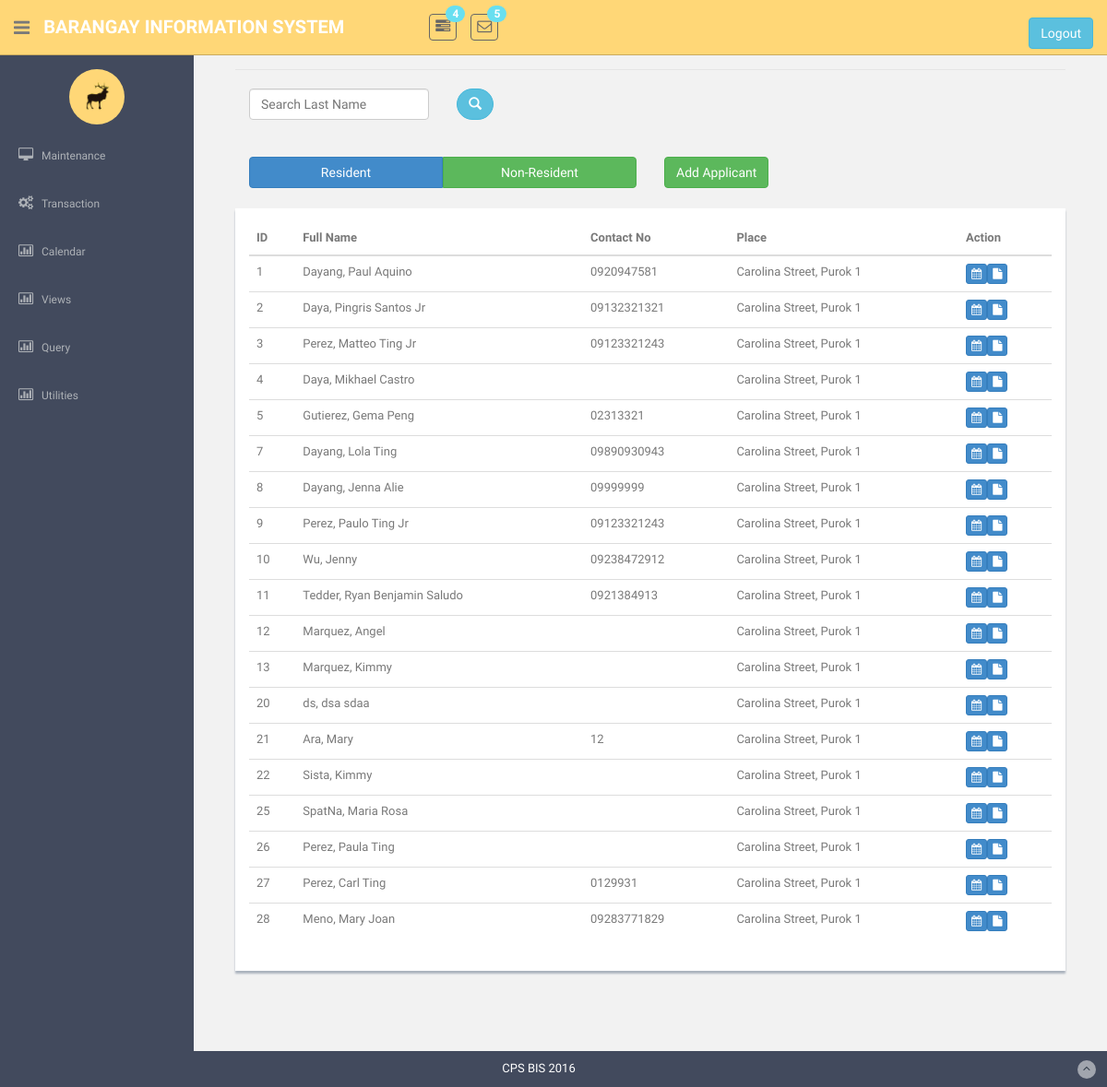
/validitycheck.php, run on an earlier commit of the app's database.
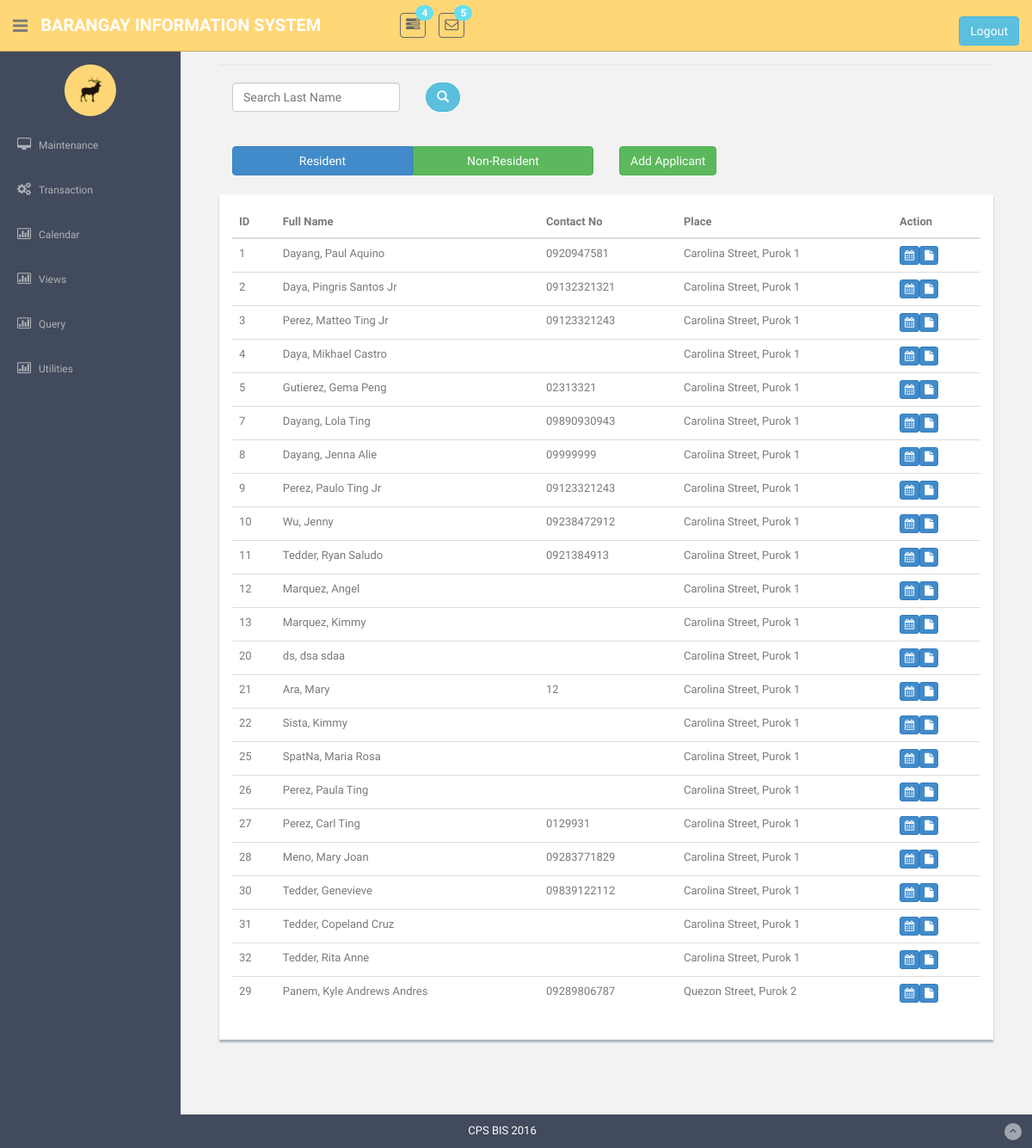
And on a later commit of the database.
### tables this page shows
CREATE TABLE `tblhousemember` (
  `intMemberNo` int(11) NOT NULL,
  `strFirstName` varchar(100) NOT NULL,
  `strMiddleName` varchar(100) DEFAULT NULL,
  `strLastName` varchar(100) NOT NULL,
  `strNameExtension` varchar(50) DEFAULT NULL,
  `charGender` char(1) NOT NULL,
  `dtBirthdate` date NOT NULL,
  `strContactNo` varchar(11) DEFAULT NULL,
  `strOccupation` varchar(50) DEFAULT NULL,
  `strSSSNo` varchar(9) DEFAULT NULL,
  `strTINNo` varchar(50) DEFAULT NULL,
  `strVotersId` varchar(25) NOT NULL,
  `intForeignHouseholdNo` int(11) NOT NULL,
  `strCivilStatus` varchar(20) NOT NULL,
  `strStatus` varchar(10) NOT NULL,
  `strLifeStatus` varchar(10) NOT NULL,
  `charLiterate` char(1) NOT NULL,
  `charDisable` char(1) NOT NULL,
  `dtEntered` date NOT NULL
);

### ValidityCheck.php (the view, shortened to what this page needs)
<!DOCTYPE html>
    <?php require('header.php');?>
    <?php require('sidebar.php');?>
      <section id="main-content">
        <section class="wrapper site-min-height">
    <div id="wrapper">
        <div id="page-content-wrapper">
            <div class="container-fluid">
                <div class="row">
                    <div class="col-lg-12">
							<div class = "bodybody">
								<div class="panel-body">
		<legend ><font face = "cambria" size = 10 color = "grey"> </font></legend>
		<div class="form-group">
			<div class="col-sm-3">
				<input id="searchr" name="search" class="form-control input-group-lg reg_name" type="text"  title="generated brgyId" value= "" placeholder="Search Last Name">
			</div>
			<div class="col-sm-2">
				<button class="btn btn-info btn-round btn-s  " id = "searchst" name = "btnSearch" value = 4 onclick = "search(this.value)"><i class = "glyphicon glyphicon-search "></i></button>
			</div>
		</div><br><br><br><br>
		<div class="col-sm-6">
		<div class="btn-group btn-group-justified" role="group" aria-label="...">
			<div class="btn-group" role="group">
				<button class="btn btn-primary" id = "searcht" name = "btnSearch" value = 1 onclick = "select(this.value)">Resident</button>
			</div>
			<div class="btn-group" role="group">
				<button class="btn btn-success" id = "searcht" name = "btnSearch" value = 2 onclick = "select(this.value)">Non-Resident</button>
			</div>
		</div>
		</div>
		<div class="col-sm-2">
			<a href="RegisterApplicant.php"><input type="button" class="btn btn-outline btn-success" name = "btnAdd" id = "btnAdd" href="RegisterApplicant.php" value="Add Applicant"></a>
		</div><br><br><br>
		<?php
		$statement = "SELECT a.`intMemberNo`, CONCAT(a.`strLastName`, ', ', a.`strFirstName`, ' ', a.`strMiddleName`, ' ', a.`strNameExtension`) AS 'Name', a.`strContactNo`, CONCAT(s.`strStreetName`, ', ', s.`strPurok`) AS 'Place' FROM tblhousemember a INNER JOIN tblhousehold h ON h.intHouseholdNo = a.intForeignHouseholdNo INNER JOIN tblstreet s ON s.intStreetId = h.intForeignStreetId";
		?>
<form method="POST">
		<center>
		<div class = "showback" id = "tablestreet">
			<table class="table table-hover" style="height: 40%; overflow: scroll; "'>
				<thead><tr>
					<th>ID</th>
					<th>Full Name</th>
					<th>Contact No</th>
					<th>Place</th>
					<th>Action</th>
				</tr></thead>
			<tbody>
			<?php
			$query = mysqli_query($con,$statement);
			while($row = mysqli_fetch_array($query)){ ?>
				<tr><td onmouseover='highlightCells(this.parentNode)' onmouseout='unhighlightCells(this.parentNode)' ><?php echo $row[0]; ?></td>
				<td onmouseover='highlightCells(this.parentNode)' onmouseout='unhighlightCells(this.parentNode)'><?php echo $row[1]; ?></td>
				<td onmouseover='highlightCells(this.parentNode)' onmouseout='unhighlightCells(this.parentNode)' ><?php echo $row[2]; ?></td>
				<td onmouseover='highlightCells(this.parentNode)' onmouseout='unhighlightCells(this.parentNode)' ><?php echo $row[3]; ?></td>
				<?php
				if(strstr($row[0], 'app')){
						echo"<td onmouseover='highlightCells(this.parentNode)' onmouseout='unhighlightCells(this.parentNode)'><button type = 'submit' name='btnProceed' value = '$row[0]' class='btn btn-success btn-xs'><i class='fa fa-calendar'></i></button><button type = 'submit' name='btnDocument' value = '$row[0]' class='btn btn-success btn-xs'><i class='fa fa-file'></i></button></td>";
					}
				else{
						echo"<td onmouseover='highlightCells(this.parentNode)' onmouseout='unhighlightCells(this.parentNode)'><button type = 'submit' name='btnProceed' value = '$row[0]' class='btn btn-primary btn-xs'><i class='fa fa-calendar'></i></button><button type = 'submit' name='btnDocument' value = '$row[0]' class='btn btn-primary btn-xs'><i class='fa fa-file'></i></button></td>";
					}
			}?>
			</tbody>
			</table>
		</div></center><br><br>
	</form>
								</div>
							</div>
						</div>
					</div>
				</div>
			</div>
		</div>
		</section><! --/wrapper -->
      </section>
<?php require("footer.php");?>

### header.php (shortened to what this page needs)
<html lang="en">
  <head>
    <link href="assets/css/bootstrap.css" rel="stylesheet">
    <link href="assets/font-awesome/css/font-awesome.css" rel="stylesheet" />
    <link href="assets/css/style.css" rel="stylesheet">
    <link href="assets/css/style-responsive.css" rel="stylesheet">
  </head>
  <body>
  <section id="container" >
      <header class="header black-bg">
              <div class="sidebar-toggle-box">
                  <div class="fa fa-bars tooltips" data-placement="right" data-original-title="Toggle Navigation"></div>
              </div>
            <a href="index.html" class="logo"><b>Barangay Information System</b></a>
            <div class="nav notify-row" id="top_menu">
                <ul class="nav top-menu">
                    <li class="dropdown">
                        <a data-toggle="dropdown" class="dropdown-toggle" href="index.html#">
                            <i class="fa fa-tasks"></i>
                            <span class="badge bg-theme">4</span>
                        </a>
                    </li>
                    <li id="header_inbox_bar" class="dropdown">
                        <a data-toggle="dropdown" class="dropdown-toggle" href="index.html#">
                            <i class="fa fa-envelope-o"></i>
                            <span class="badge bg-theme">5</span>
                        </a>
                    </li>
                </ul>
            </div><form method = POST>
            <div class="top-menu">
            	<ul class="nav pull-right top-menu">
                    <li><br><button name = 'logout' class = 'btn btn-info ' type = submit>Logout</button></li>
            	</ul>
            </div>
			</form>
        </header>

### sidebar.php (shortened to what this page needs)
<aside>
    <div id="sidebar"  class="nav-collapse ">
        <ul class="sidebar-menu" id="nav-accordion">
        	  <p class="centered"><a href="profile.html"><img src="assets/img/ui-sam.jpg" class="img-circle" width="60"></a></p>
            <li class="sub-menu">
                <a href="javascript:;" >
                    <i class="fa fa-desktop"></i>
                    <span>Maintenance</span>
                </a>
            </li>
            <li class="sub-menu">
                <a href="validitycheck.php" >
                    <i class="fa fa-cogs"></i>
                    <span>Transaction</span>
                </a>
            </li>
 <li class="sub-menu">
                <a href="viewCalendar.php" >
                    <i class="fa fa-bar-chart-o"></i>
                    <span>Calendar</span>
                </a>
            </li>
        <li class="sub-menu">
                <a href="javascript:;" >
                    <i class="fa fa-bar-chart-o"></i>
                    <span>Views</span>
                </a>
            </li>
            <li class="sub-menu">
                <a href="javascript:;" >
                    <i class="fa fa-bar-chart-o"></i>
                    <span>Query</span>
                </a>
            </li>
<li class="sub-menu">
                <a href="#" >
                    <i class="fa fa-bar-chart-o"></i>
                    <span>Utilities</span>
                </a>
            </li>
        </ul>
    </div>
</aside>

### footer.php (shortened to what this page needs)
      <footer class="site-footer">
          <div class="text-center">
              CPS BIS 2016
              <a href="index.php" class="go-top">
                  <i class="fa fa-angle-up"></i>
              </a>
          </div>
      </footer>
  </section>
</body>
</html>

### assets/css/style.css (style rules this page uses)
body { color: #797979; background: #f2f2f2; font-family: 'Ruda', sans-serif; padding: 0px !important; margin: 0px !important; font-size:13px; }
ul li { list-style: none; }
a, a:hover, a:focus { text-decoration: none; outline: none; }
#container { width: 100%; height: 100%; }
.btn-round { border-radius: 20px; -webkit-border-radius: 20px; }
.bg-theme { background-color: #68dff0; }
.centered { text-align: center; }
#sidebar { width: 210px; height: 100%; position: fixed; background: #424a5d; }
#sidebar ul li { position: relative; }
ul.sidebar-menu , ul.sidebar-menu li ul.sub { margin: -2px 0 0; padding: 0; }
ul.sidebar-menu { margin-top: 75px; }
ul.sidebar-menu li { margin-bottom: 5px; margin-left:10px; margin-right:10px; }
ul.sidebar-menu li.sub-menu { line-height: 15px; }
ul.sidebar-menu li a span { display: inline-block; }
ul.sidebar-menu li a { color: #aeb2b7; text-decoration: none; display: block; padding: 15px 0 15px 10px; font-size: 12px; outline: none; -webkit-transition: all 0.3s ease; -moz-transition: all 0.3s ease; -o-transition: all 0.3s ease; -ms-transition: all 0.3s ease; transition: all 0.3s ease; }
ul.sidebar-menu li a i { font-size: 15px; padding-right: 6px; }
#main-content { margin-left: 210px; }
.header, .footer { min-height: 60px; padding: 0 15px; }
.header { position: fixed; left: 0; right: 0; z-index: 1002; }
.black-bg { background: #ffd777; border-bottom: 1px solid #c9aa5f; }
.wrapper { display: inline-block; margin-top: 60px; padding-left: 15px; padding-right: 15px; padding-bottom: 15px; padding-top: 0px; width: 100%; }
a.logo { font-size: 20px; color: #ffffff; float: left; margin-top: 15px; text-transform: uppercase; }
a.logo b { font-weight: 900; }
#top_menu .nav > li, ul.top-menu > li { float: left; }
.notify-row { float: left; margin-top: 15px; margin-left: 92px; }
ul.top-menu > li > a { color: #666666; font-size: 16px; border-radius: 4px; -webkit-border-radius: 4px; border:1px solid #666666 !important; padding: 2px 6px; margin-right: 15px; }
.notify-row .badge { position: absolute; right: -10px; top: -10px; z-index: 100; }
.sidebar-toggle-box { float: left; padding-right: 15px; margin-top: 20px; }
.sidebar-toggle-box .fa-bars { cursor: pointer; display: inline-block; font-size: 20px; }
.showback { background: #ffffff; padding: 15px; margin-bottom: 15px; box-shadow: 0px 3px 2px #aab2bd; }
.site-footer { background: #424a5d; color: #fff; padding: 10px 0; }
.go-top { margin-right: 1%; float: right; background: rgba(255,255,255,.5); width: 20px; height: 20px; border-radius: 50%; -webkit-border-radius: 50%; }
.go-top i { color: #2A3542; }
.site-min-height { min-height: 900px; }

What changed in the data, as far as the page shows it:
changed tblhousemember id 11: row "Tedder, Ryan Benjamin Saludo" → "Tedder, Ryan Saludo"
added tblhousemember: intMemberNo "30", row "Tedder, Genevieve", strContactNo "09839122112", row "Carolina Street, Purok 1"
added tblhousemember: intMemberNo "31", row "Tedder, Copeland Cruz", row "Carolina Street, Purok 1"
added tblhousemember: intMemberNo "32", row "Tedder, Rita Anne", row "Carolina Street, Purok 1"
added tblhousemember: intMemberNo "29", row "Panem, Kyle Andrews Andres", strContactNo "09289806787", row "Quezon Street, Purok 2"
